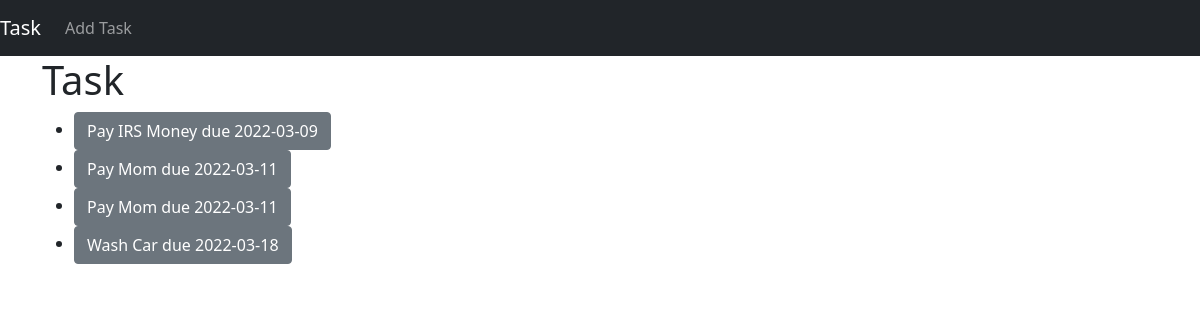
/todo/, run on an earlier commit of the app's database.
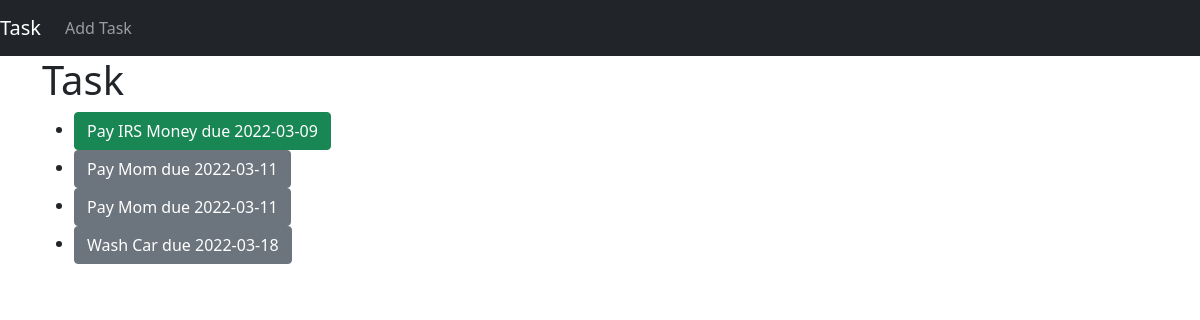
And on a later commit of the database.
### todo/models.py (models this page shows)
class Task(models.Model):
    title = models.CharField(max_length=50)
    due_date = models.DateField()
    date_stamp = date.today().strftime("%B %d, %Y")
    description = models.TextField(blank=True)
    complete = models.BooleanField(default=False)
    def __str__(self):
        return f"{self.title} due {self.due_date}"

### todo/views.py (the view)
# urls.py: path('', TaskListView.as_view(), name = 'task_list'),
class TaskListView(ListView):
    model = Task
    queryset = Task.objects.order_by('due_date')
    context_object_name = "task_list"

### todo/templates/todo/task_list.html
{% extends 'base.html' %}
{% block content%}
    <div class="container">
        <h1>Task </h1>
        <ul>
            {% for task in task_list %}
                <li>
                    {% if task.complete == True %}
                    <a href="/todo/task_detail/{{task.id}}" class="btn btn-success" role="button">{{task}}</a>
                    {% else %}
                    <a href="/todo/task_detail/{{task.id}}" class="btn btn-secondary" role="button">{{task}}</a>
                    {% endif %}
                </li>
            {% endfor %}
        </ul>
    </div>
{% endblock %}

What changed in the data, as far as the page shows it:
changed Task "Pay IRS Money due 2022-03-09": complete False → True (drawn)
